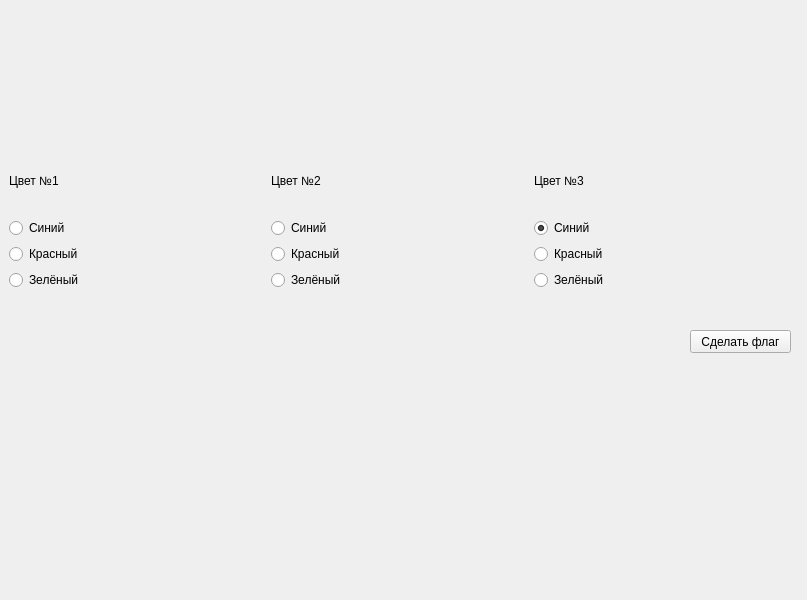
<?xml version="1.0" encoding="UTF-8"?>
<ui version="4.0">
 <class>MainWindow</class>
 <widget class="QMainWindow" name="MainWindow">
  <property name="geometry">
   <rect>
    <x>0</x>
    <y>0</y>
    <width>807</width>
    <height>600</height>
   </rect>
  </property>
  <property name="sizePolicy">
   <sizepolicy hsizetype="Fixed" vsizetype="Fixed">
    <horstretch>0</horstretch>
    <verstretch>0</verstretch>
   </sizepolicy>
  </property>
  <property name="minimumSize">
   <size>
    <width>0</width>
    <height>0</height>
   </size>
  </property>
  <property name="windowTitle">
   <string>MainWindow</string>
  </property>
  <widget class="QWidget" name="centralwidget">
   <widget class="QWidget" name="gridLayoutWidget">
    <property name="geometry">
     <rect>
      <x>9</x>
      <y>149</y>
      <width>781</width>
      <height>141</height>
     </rect>
    </property>
    <layout class="QGridLayout" name="gridLayout">
     <item row="0" column="0">
      <widget class="QLabel" name="label">
       <property name="text">
        <string>Цвет №1</string>
       </property>
      </widget>
     </item>
     <item row="2" column="0">
      <widget class="QRadioButton" name="radioButton_2">
       <property name="text">
        <string>Красный</string>
       </property>
      </widget>
     </item>
     <item row="1" column="1">
      <widget class="QRadioButton" name="radioButton_7">
       <property name="text">
        <string>Синий</string>
       </property>
       <property name="checked">
        <bool>true</bool>
       </property>
      </widget>
     </item>
     <item row="3" column="0">
      <widget class="QRadioButton" name="radioButton_3">
       <property name="text">
        <string>Зелёный</string>
       </property>
      </widget>
     </item>
     <item row="1" column="0">
      <widget class="QRadioButton" name="radioButton">
       <property name="text">
        <string>Синий</string>
       </property>
       <property name="checked">
        <bool>true</bool>
       </property>
      </widget>
     </item>
     <item row="3" column="1">
      <widget class="QRadioButton" name="radioButton_9">
       <property name="text">
        <string>Зелёный</string>
       </property>
      </widget>
     </item>
     <item row="2" column="1">
      <widget class="QRadioButton" name="radioButton_8">
       <property name="text">
        <string>Красный</string>
       </property>
       <property name="checked">
        <bool>false</bool>
       </property>
      </widget>
     </item>
     <item row="0" column="1">
      <widget class="QLabel" name="label_3">
       <property name="text">
        <string>Цвет №2</string>
       </property>
      </widget>
     </item>
     <item row="0" column="2">
      <widget class="QLabel" name="label_4">
       <property name="text">
        <string>Цвет №3</string>
       </property>
      </widget>
     </item>
     <item row="1" column="2">
      <widget class="QRadioButton" name="radioButton_10">
       <property name="text">
        <string>Синий</string>
       </property>
       <property name="checked">
        <bool>true</bool>
       </property>
      </widget>
     </item>
     <item row="2" column="2">
      <widget class="QRadioButton" name="radioButton_11">
       <property name="text">
        <string>Красный</string>
       </property>
      </widget>
     </item>
     <item row="3" column="2">
      <widget class="QRadioButton" name="radioButton_12">
       <property name="text">
        <string>Зелёный</string>
       </property>
       <property name="checkable">
        <bool>true</bool>
       </property>
       <property name="checked">
        <bool>false</bool>
       </property>
      </widget>
     </item>
    </layout>
   </widget>
   <widget class="QPushButton" name="make_flag">
    <property name="geometry">
     <rect>
      <x>690</x>
      <y>330</y>
      <width>101</width>
      <height>23</height>
     </rect>
    </property>
    <property name="text">
     <string>Сделать флаг</string>
    </property>
   </widget>
   <widget class="QLabel" name="result">
    <property name="geometry">
     <rect>
      <x>20</x>
      <y>380</y>
      <width>311</width>
      <height>16</height>
     </rect>
    </property>
    <property name="text">
     <string/>
    </property>
   </widget>
  </widget>
 </widget>
 <resources/>
 <connections/>
</ui>
